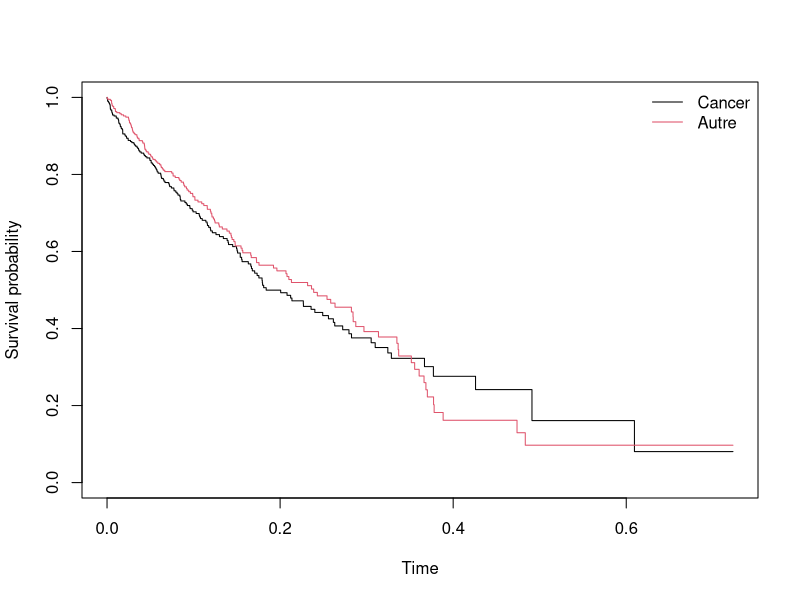
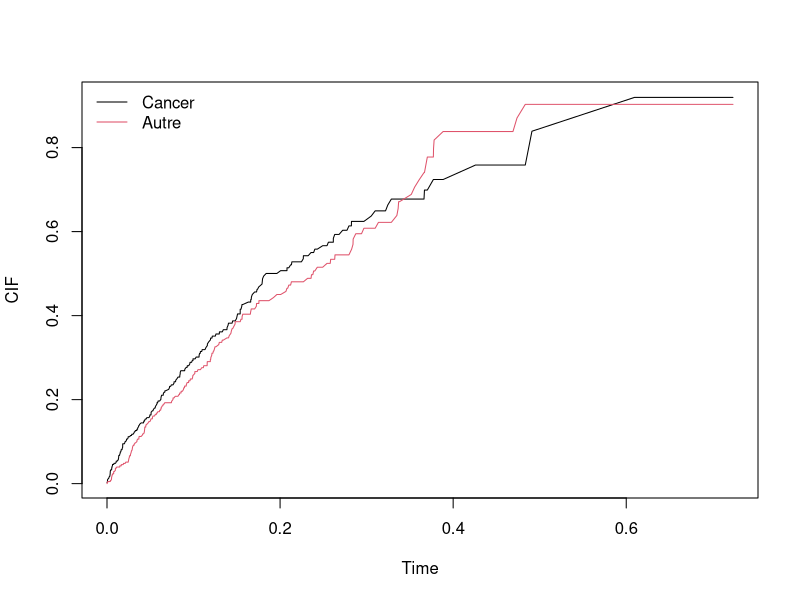
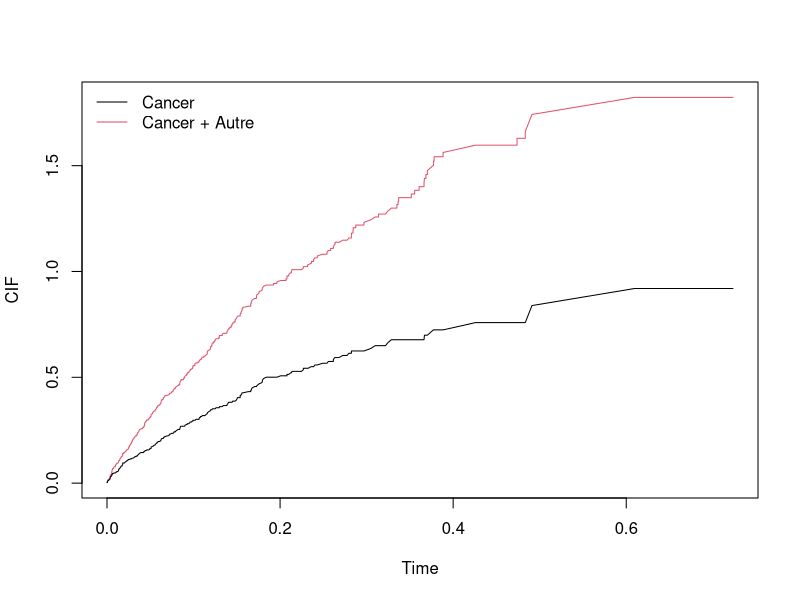
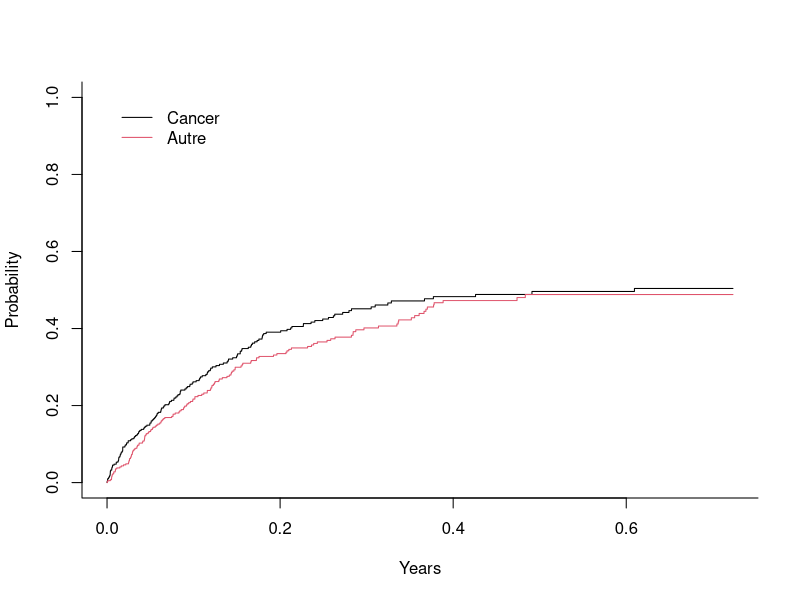
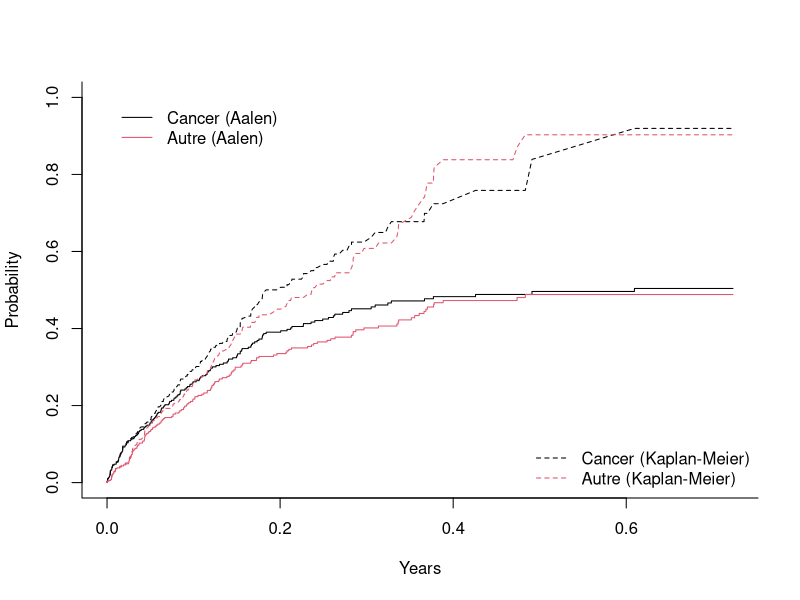
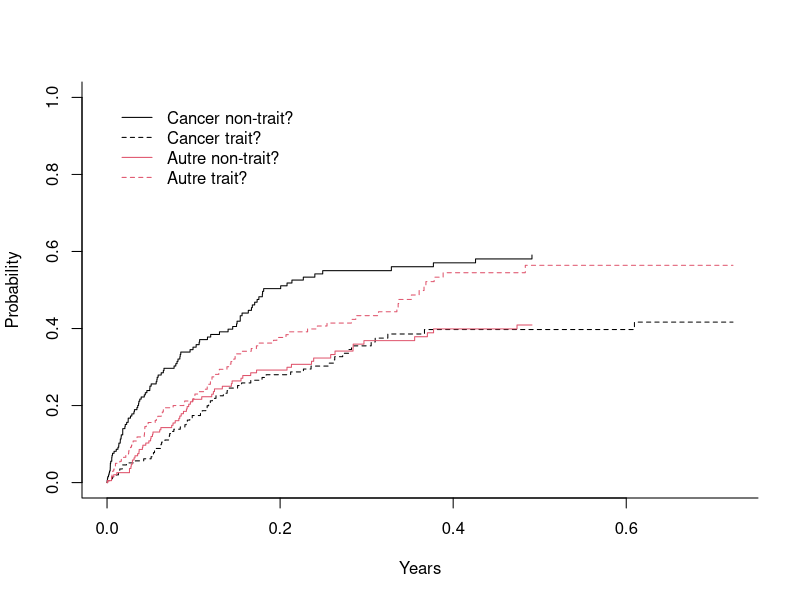
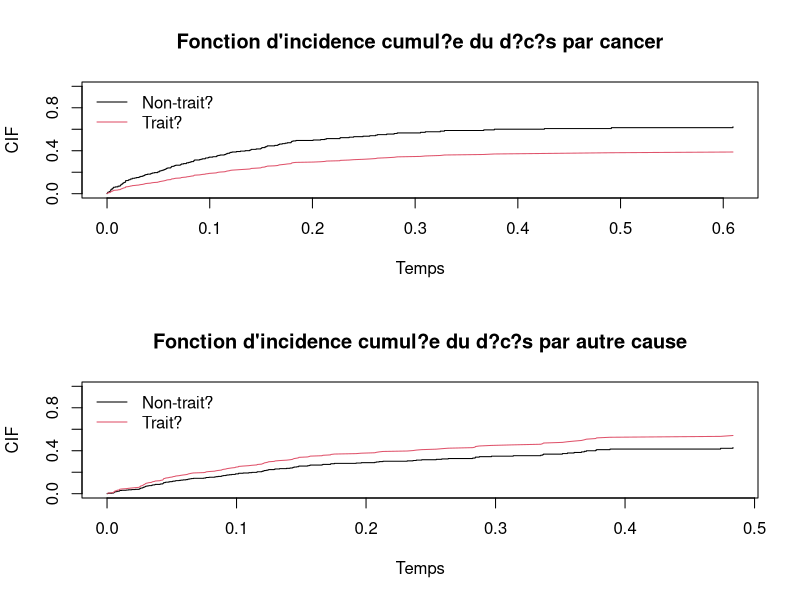
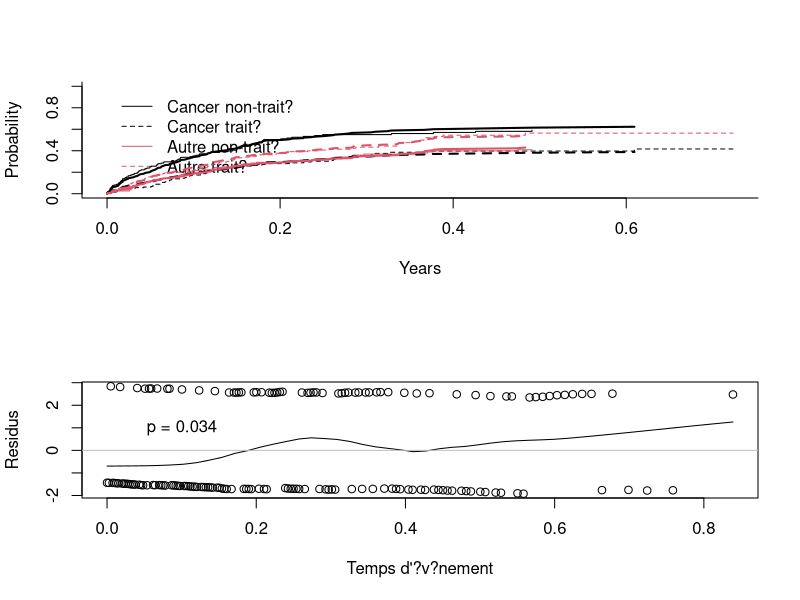

Write R code to recreate these figures, in order.
## ---- chunk 1
data<-data.frame(trt=sort(rep(0:1,200)))
table(data$trt)
## ---- chunk 2
set.seed(1234) #permet d'obtenir les m?mes chiffres "al?atoires" en relan?ant ? partir de cette ligne -> reproductibilit? scientifique !
X0<-rexp(400,2)
X1<-rexp(400,5* exp(log(0.5)*data$trt)) #si trt=0, 5, sinon, 5*0.5=2.5
X2<-rexp(400,3)
data$D<-apply(cbind(X0,X1,X2),1,which.min)-1
data$stime<-pmin(X0,X1,X2) #?quivalent ? apply(cbind(X0,X1,X2),1,min)
## ---- chunk 3
library(survival)
summary(fit0<-coxph(Surv(stime,I(D==0))~trt,data=data))
print("#####################################")
summary(fit1<-coxph(Surv(stime,I(D==1))~trt,data=data))
print("#####################################")
summary(fit2<-coxph(Surv(stime,I(D==2))~trt,data=data))
## ---- chunk 4
fitKM1<-survfit(Surv(stime,I(D==1))~1,data=data)
fitKM2<-survfit(Surv(stime,I(D==2))~1,data=data)
## ---- chunk 5
plot(fitKM1,conf.int=F,ylab="Survival probability",xlab="Time")
lines(fitKM2,conf.int=F,col=2)
legend("topright",c("Cancer","Autre"),lty=1,col=1:2,bty="n")
## ---- chunk 6
plot(fitKM1$time,1-fitKM1$surv,type='l',ylab="CIF",xlab="Time")
lines(fitKM2$time,1-fitKM2$surv,col=2)
legend("topleft",c("Cancer","Autre"),lty=1,col=1:2,bty="n")
## ---- chunk 7
times<-c(fitKM1$time,fitKM2$time)
difCIF1<-diff(c(0,1-fitKM1$surv))
difCIF2<-diff(c(0,1-fitKM2$surv))
difCIF<-c(difCIF1,difCIF2)[order(times)]
plot(sort(times),cumsum(difCIF),type='l',col=2,ylab="CIF",xlab="Time")
lines(fitKM1$time,1-fitKM1$surv)
legend("topleft",c("Cancer","Cancer + Autre"),lty=1,col=1:2,bty="n")
## ---- chunk 8
## Load package
library(cmprsk)
## ---- chunk 9
print(fitCIF<-cuminc(ftime=data$stime,fstatus=data$D))
plot(fitCIF,col=1:2,lty=1,curvlab = c("Cancer","Autre"))
## ---- chunk 10
plot(fitCIF,col=1:2,lty=1,curvlab =c("Cancer (Aalen)","Autre (Aalen)"))
lines(fitKM1$time,1-fitKM1$surv,lty=2)
lines(fitKM2$time,1-fitKM2$surv,col=2,lty=2)
legend("bottomright",c("Cancer (Kaplan-Meier)","Autre (Kaplan-Meier)"),col=c(1,2),lty=c(2,2),bty="n")
## ---- chunk 11
fitCIFtrt<-cuminc(ftime=data$stime,fstatus=data$D,group=data$trt)
fitCIFtrt
## ---- chunk 12
plot(fitCIFtrt,col=c(1,1,2,2),lty=c(1,2,1,2),curvlab = c("Cancer non-trait?","Cancer trait?","Autre non-trait?","Autre trait?"))
## ---- chunk 13
fitFG1<-crr(ftime=data$stime,fstatus=data$D,cov1=data$trt)
summary(fitFG1)
## ---- chunk 14
fitFG2<-crr(ftime=data$stime,fstatus=data$D,cov1=data$trt,failcode=2)
summary(fitFG2)
## ---- chunk 15
par(mfrow=c(2,1))
#d?c?s par cancer
pred0<-predict(fitFG1,cov1=0) #prediction pour un patient non-trait? (trt=0)
pred1<-predict(fitFG1,cov1=1) #prediction pour un patient trait? (trt=1)
plot(pred0,ylim=c(0,1),ylab="CIF",xlab="Temps",main="Fonction d'incidence cumul?e du d?c?s par cancer")
lines(pred1,col=2)
legend("topleft",c("Non-trait?","Trait?"),lty=1,col=1:2,bty="n")
#d?c?s par autre cause
pred0<-predict(fitFG2,cov1=0) #prediction pour un patient non-trait? (trt=0)
pred1<-predict(fitFG2,cov1=1) #prediction pour un patient trait? (trt=1)
plot(pred0,ylim=c(0,1),ylab="CIF",xlab="Temps",main="Fonction d'incidence cumul?e du d?c?s par autre cause")
lines(pred1,col=2)
legend("topleft",c("Non-trait?","Trait?"),lty=1,col=1:2,bty="n")
## ---- chunk 16
plot(fitCIFtrt,col=c(1,1,2,2),lty=c(1,2,1,2),curvlab = c("Cancer non-trait?","Cancer trait?","Autre non-trait?","Autre trait?"))
pred0<-predict(fitFG1,cov1=0) #prediction pour un patient non-trait? (trt=0)
pred1<-predict(fitFG1,cov1=1) #prediction pour un patient trait? (trt=1)
lines(pred0,lwd=2)
lines(pred1,lty=2,lwd=2)
pred0<-predict(fitFG2,cov1=0) #prediction pour un patient non-trait? (trt=0)
pred1<-predict(fitFG2,cov1=1) #prediction pour un patient trait? (trt=1)
lines(pred0,lwd=2,col=2)
lines(pred1,lty=2,lwd=2,col=2)
## ---- chunk 17
resTrt<-fitFG1$res[,1] #r?sidus pour la 1?re variable
nbDeaths<-sum(data$D==1) 
resTrt<-resTrt %*% fit1$var*nbDeaths #standardisation des r?sidus
temp <- survfit(Surv(data$stime,data$D==1)~1) #KM standardization
t1 <- temp$surv[temp$n.event > 0]
t2 <- temp$n.event[temp$n.event > 0]
km <- rep(c(1, t1), c(t2, 0))
tim1<-1-km
resTim1<-tim1-mean(tim1) #centrage des temps d'?v?nement
test<-resTim1%*%resTrt
z<-c(test^2/(diag(fit1$var)*nbDeaths*sum(resTim1^2))) #valeur du Chi2
p<-pchisq(z,1,lower.tail = FALSE) #p-value
scatter.smooth(resTrt~(resTim1+mean(tim1)),ylab="Residus",xlab="Temps d'?v?nement",span=0.5)
text(0.1,1,paste0("p = ",round(p,3)))
abline(h=0,col="gray")
## ---- chunk 18
fitFG1tim<-crr(ftime=data$stime,fstatus=data$D,cov1=data$trt,cov2=data$trt,tf=function(x) x) #interaction simple -> data$trt * time
summary(fitFG1tim)
